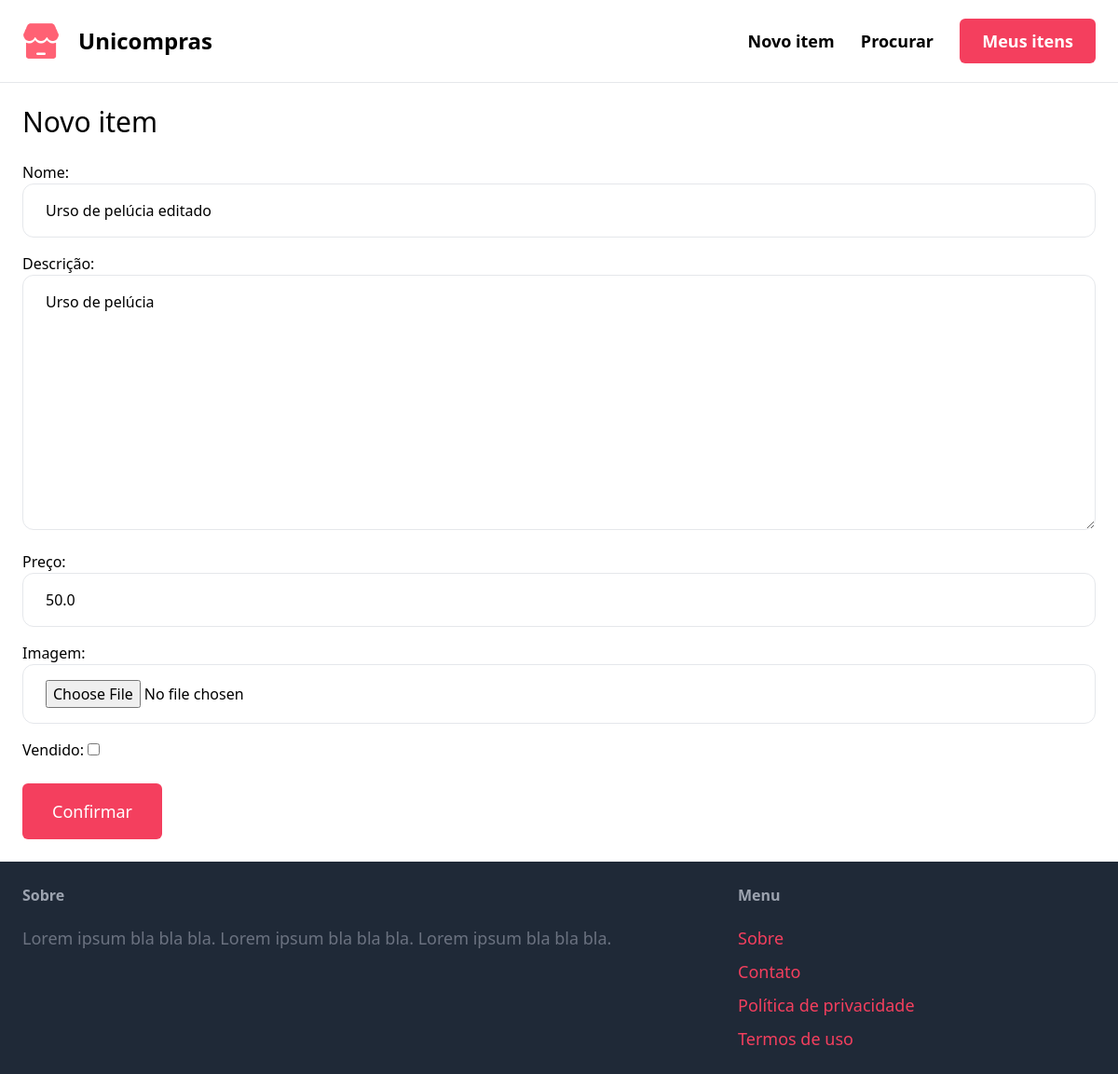
The app's page /items/5/edit/ (signed in), older data.
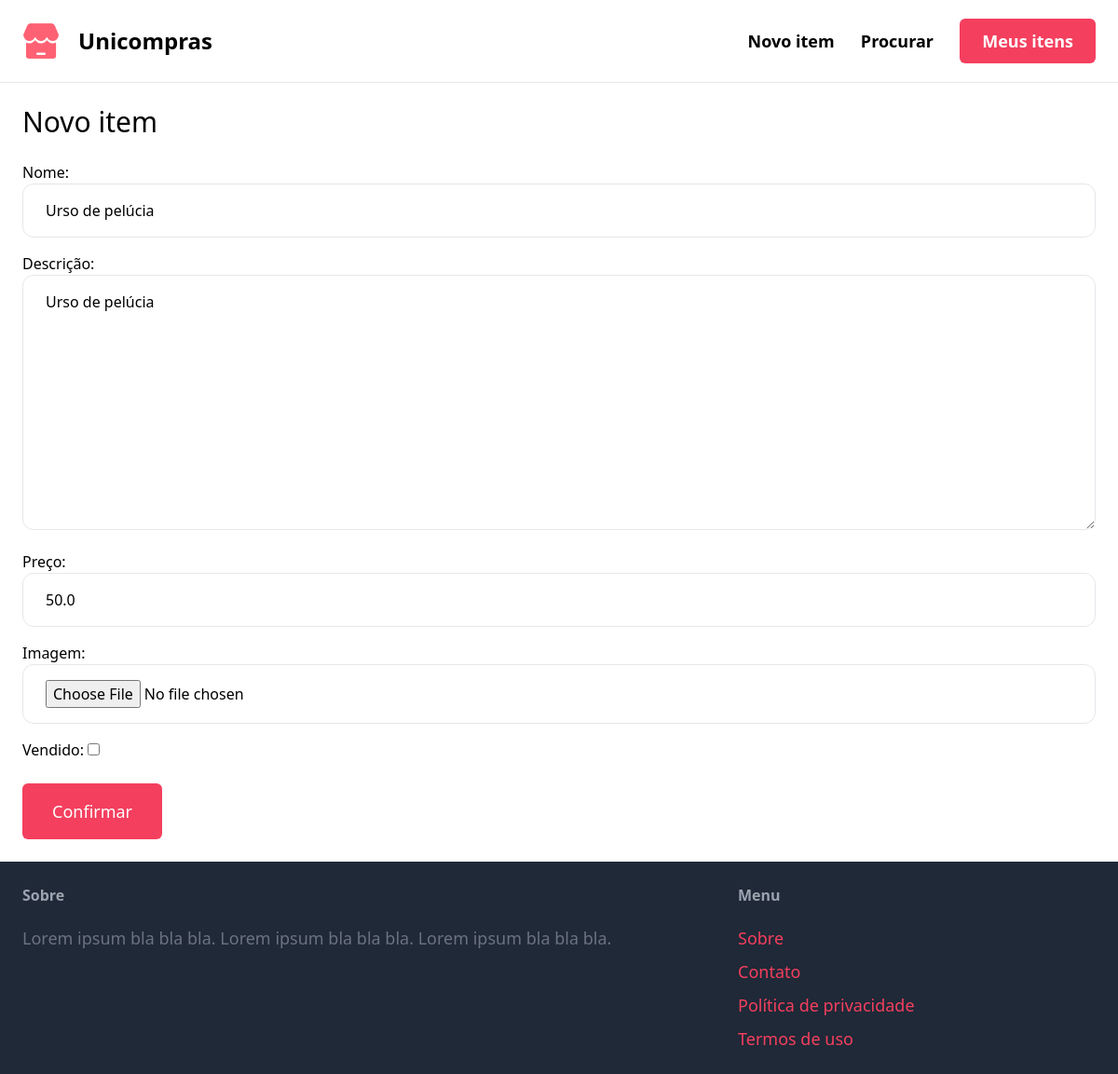
The same page, newer data.
### item/models.py (models this page shows, shortened)
class Item(models.Model):
    category = models.ForeignKey(
        Category, related_name='items', on_delete=models.CASCADE)
    name = models.CharField(max_length=255)
    description = models.TextField(blank=True, null=True)
    price = models.FloatField()
    image = models.ImageField(upload_to='item_images', blank=True, null=True)
    is_sold = models.BooleanField(default=False)
    created_by = models.ForeignKey(
        User, related_name='items', on_delete=models.CASCADE)
    created_at = models.DateTimeField(auto_now_add=True)

### item/views.py (the view)
# urls.py: path('<int:pk>/edit/', views.edit, name='edit'),
@login_required
def edit(request, pk):
    item = get_object_or_404(Item, pk=pk, created_by=request.user)
    if request.method == 'POST':
        form = EditItemForm(request.POST, request.FILES, instance=item)
        if form.is_valid():
            form.save()
            return redirect('item:detail', pk=item.id)
    else:
        form = EditItemForm(instance=item)
    return render(request, 'item/form.html', {
        'form': form,
        'title': 'Edit item',
    })

### item/forms.py
class EditItemForm(forms.ModelForm):
    class Meta:
        model = Item
        fields = ('name', 'description', 'price', 'image', 'is_sold')
        labels = {
            'category': 'Categoria',
            'name': 'Nome',
            'description': 'Descrição',
            'price': 'Preço',
            'image': 'Imagem',
            'is_sold': 'Vendido',
        }
        widgets = {
            'name': forms.TextInput(attrs={
                'class': INPUT_CLASSES
            }),
            'description': forms.Textarea(attrs={
                'class': INPUT_CLASSES
            }),
            'price': forms.TextInput(attrs={
                'class': INPUT_CLASSES
            }),
            'image': forms.FileInput(attrs={
                'class': INPUT_CLASSES
            })
        }

### item/templates/item/form.html (shortened to what this page needs)
{% extends 'core/base.html' %}
{% block content %}
<h1 class="mb-6 text-3xl">Novo item</h1>
<form method="post" action="." enctype="multipart/form-data">
    <div class="space-y-4">
        {{ form.as_p }}
    </div>
    <button class="mt-6 py-4 px-8 text-lg bg-rose-500 hover:bg-rose-700 rounded-md text-white">Confirmar</button>
</form>
{% endblock %}

Row changes from the older to the newer data that the page shows:
changed Item "Urso de pelúcia": name "Urso de pelúcia editado" → "Urso de pelúcia"
